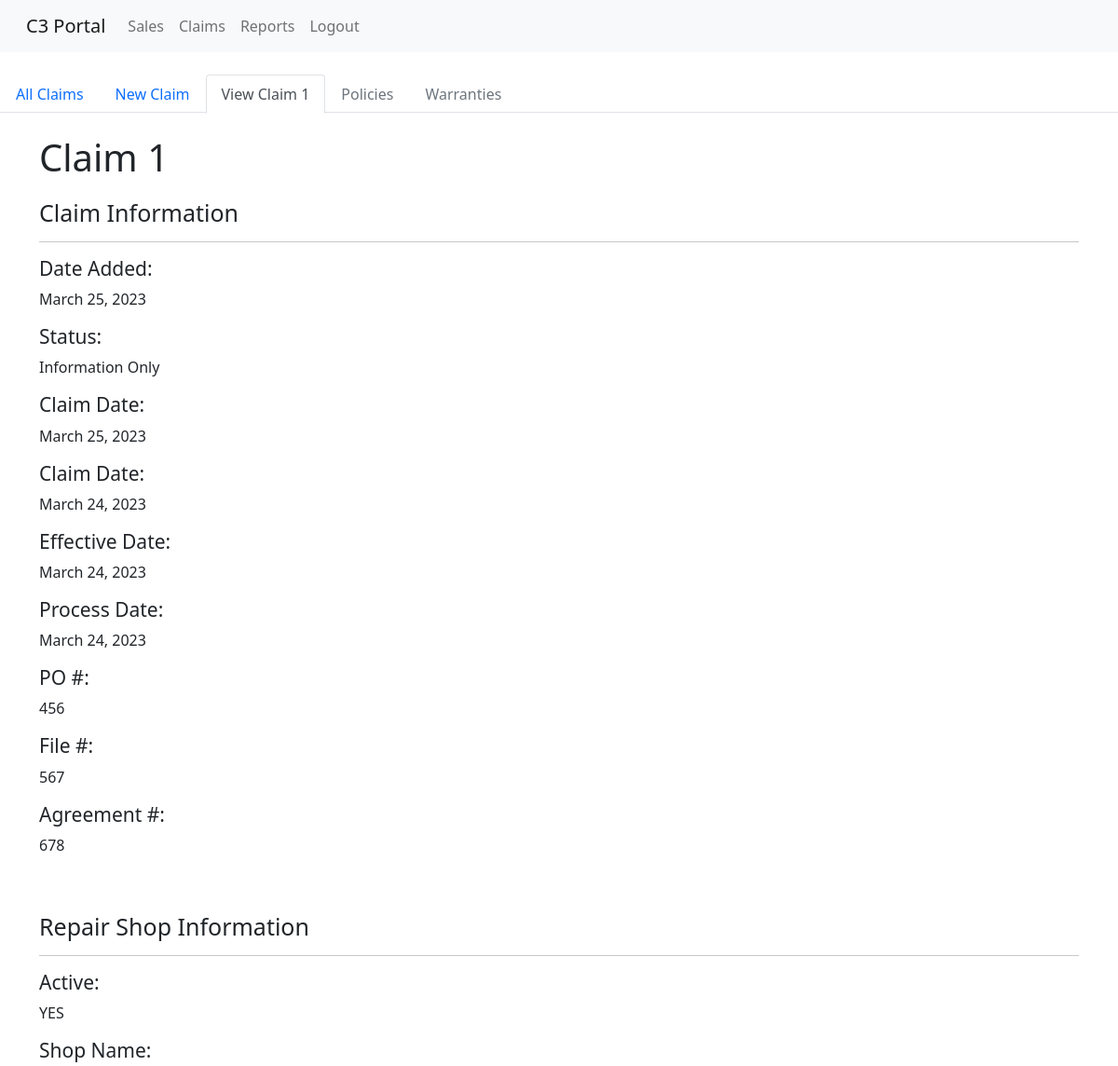
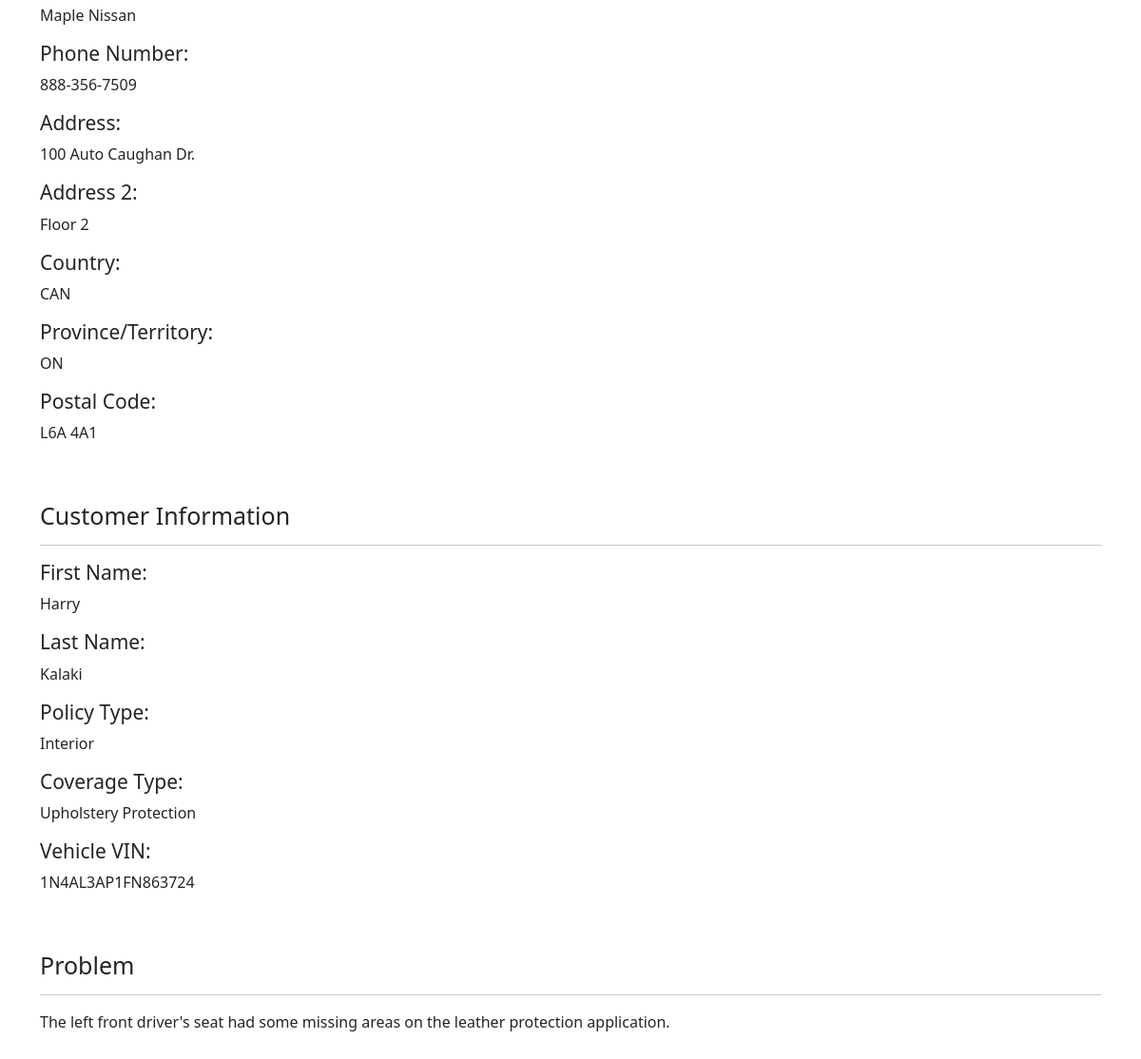
The app's page /viewclaim/1/ (signed in) with its own data (2 pictures, top to bottom).
### web_app/models.py (models this page shows, shortened)
class Claim(models.Model):
    claim_number = models.AutoField(primary_key=True, default=1)
    date_added = models.DateTimeField(auto_now_add=True)
    STATUS_CHOICES = [
        ('status_info', 'Information Only'),
        ('status_pending', 'Pending'),
        ('status_submitted', 'Submitted'),
        ('status_approved', 'Approved'),
        ('status_rejected', 'Rejected'),
        ('status_paid', 'Paid'),
    ]
    status = models.CharField(max_length=50, choices=STATUS_CHOICES, default='Information Only')
    claim_date = models.DateTimeField(blank=True, default=timezone.now)
    effective_date = models.DateTimeField(blank=True, default=timezone.now)
    process_date = models.DateTimeField(blank=True, default=timezone.now)
    po_num = models.CharField(max_length=200, default='N/A')
    file_num = models.CharField(max_length=200, default='N/A')
    agreement = models.CharField(max_length=200, default='N/A')
    claim_approvedby = models.CharField(max_length=50, blank=True)
    claim_approvedto = models.CharField(max_length=50, blank=True)
    claim_approved_date = models.DateTimeField(blank=True, null=True, default='')
    claim_rejectedby = models.CharField(max_length=50, blank=True)
    claim_rejection_date = models.DateTimeField(blank=True, null=True, default='')
    claim_rejection_reason = models.CharField(max_length=1000, blank=True)
    shop_active = models.BooleanField(default=False)
    shop_name = models.CharField(max_length=200, default='N/A')
    shop_phone = models.CharField(max_length=12, default='123-456-7890')
    shop_contact = models.CharField(max_length=200, blank=True)
    shop_email = models.EmailField(blank=True)
    shop_address = models.CharField(max_length=200, default='1234 Main St')
    shop_address2 = models.CharField(max_length=200, blank=True)
    COUNTRY_CHOICES = [
        ('CAN', 'Canada'),
    ]
    shop_country = models.CharField(max_length=50, choices=COUNTRY_CHOICES, default='CAN')
    PROVINCE_CHOICES = [
        ('AB', 'Alberta'),
        ('BC', 'British Columbia'),
        ('MB', 'Manitoba'),
        ('NB', 'New Brunswick'),
        ('NL', 'Newfoundland and Labrador'),
        ('NT', 'Northwest Territories'),
        ('NS', 'Nova Scotia'),
        ('NU', 'Nunavut'),
        ('ON', 'Ontario'),
        ('PE', 'Prince Edward Island'),
        ('QC', 'Quebec'),
        ('SK', 'Saskatchewan'),
        ('YT', 'Yukon'),
    ]
    shop_province = models.CharField(max_length=50, choices=PROVINCE_CHOICES, default='Ontario')
    shop_postalcode = models.CharField(max_length=7, default='A1A 1A1')
    cust_fname = models.CharField(max_length=30, default='N/A')
    cust_lname = models.CharField(max_length=30, default='N/A')
    policy_type = models.CharField(max_length=50, default='N/A')
    coverage_type = models.CharField(max_length=50, default='N/A')
    vin = models.CharField(max_length=30, default='JTHBP262495004947')
    claim_details = models.CharField(max_length=1000, blank=True)
    claim_estimate1 = models.DecimalField(max_digits=10, decimal_places=2, null=True, blank=True)
    claim_estimate2 = models.DecimalField(max_digits=10, decimal_places=2, null=True, blank=True)
    claim_req_amt = models.DecimalField(max_digits=10, decimal_places=2, null=True, blank=True)
    est_tier2 = models.BooleanField(default=False)
    claim_estimate3 = models.DecimalField(max_digits=10, decimal_places=2, null=True, blank=True)
    claim_estimate4 = models.DecimalField(max_digits=10, decimal_places=2, null=True, blank=True)
    claim_estimate5 = models.DecimalField(max_digits=10, decimal_places=2, null=True, blank=True)
    claim_amt_agreed = models.DecimalField(max_digits=10, decimal_places=2, null=True, blank=True)
    claim_deductible = models.DecimalField(max_digits=10, decimal_places=2, null=True, blank=True)
    claim_net_amt = models.DecimalField(max_digits=10, decimal_places=2, null=True, blank=True, default=0.00)
    cheque_num = models.CharField(max_length=50, blank=True)
    cheque_pay_to = models.CharField(max_length=50, blank=True)
    cheque_date = models.DateTimeField(blank=True, null=False, default='')
    cheque_amt = models.DecimalField(max_digits=10, decimal_places=2, null=True, blank=True)

### web_app/views.py (the view)
# urls.py: path('viewclaim/<int:claim_number>/', views.viewclaim, name='viewclaim'),
@login_required
@permission_required("web_app.view_claim")
def viewclaim(request, claim_number):
    singleClaim = get_object_or_404(Claim, claim_number=claim_number)
    context = {'viewclaim': singleClaim}
    return render(request, 'web_app/viewclaim.html', context)

### web_app/templates/web_app/viewclaim.html (shortened to what this page needs)
{% extends 'web_app/base.html' %}
{% block content %}
<br>
  <ul class="nav nav-tabs">
    <li class="nav-item" role="presentation">
      <a class="nav-link" href="{% url 'web_app:claims'%}">All Claims</a>
    </li>
    <li class="nav-item" role="presentation">
      <a class="nav-link" href="{% url 'web_app:newclaim'%}">New Claim</a>
    </li>
    <li class="nav-item" role="presentation">
        <a class="nav-link active" href="{% url 'web_app:viewclaim' viewclaim.claim_number %}">View Claim {{ viewclaim.claim_number }}</a>
    </li>
    <li class="nav-item" role="presentation">
      <a class="nav-link disabled" href="Policies">Policies</a>
    </li>
    <li class="nav-item" role="presentation">
      <a class="nav-link disabled" href="Warranties">Warranties</a>
    </li>
  </ul>
  <br>
  <div class="container">
    <h1>Claim {{ viewclaim.claim_number }}</h1>
    <h2 style="font-size: 25px; margin-top: 20px;">Claim Information</h2>
    <hr>
        <h3 style="font-size: 21px;">Date Added:</h3>
        <p>{{ viewclaim.date_added|date:"F j, Y" }}</p>
        <h3 style="font-size: 21px;">Status:</h3>
        {% if viewclaim.status == "status_rejected" %}
        <p style="color: red">{{ viewclaim.get_status_display }}</p>
        {% elif viewclaim.status == "status_paid" %}
        <p style="color: green">{{ viewclaim.get_status_display }}</p>
        {% else %}
            <p>{{ viewclaim.get_status_display }}</p>
        {% endif %}
        <h3 style="font-size: 21px;">Claim Date:</h3>
        <p>{{ viewclaim.date_added|date:"F j, Y" }}</p>
        <h3 style="font-size: 21px;">Claim Date:</h3>
        <p>{{ viewclaim.claim_date|date:"F j, Y" }}</p>
        <h3 style="font-size: 21px;">Effective Date:</h3>
        <p>{{ viewclaim.effective_date|date:"F j, Y" }}</p>
        <h3 style="font-size: 21px;">Process Date:</h3>
        <p>{{ viewclaim.process_date|date:"F j, Y" }}</p>
        <h3 style="font-size: 21px;">PO #:</h3>
        <p>{{ viewclaim.po_num }}</td>
        <h3 style="font-size: 21px;">File #:</h3>
        <p>{{ viewclaim.file_num }}</p>
        <h3 style="font-size: 21px;">Agreement #:</h3>
        <p>{{ viewclaim.agreement }}</p>
        <br>
        <h2 style="font-size: 25px; margin-top: 20px;">Repair Shop Information</h2>
        <hr>
        <h3 style="font-size: 21px;">Active:</h3>
        <p>{% if viewclaim.shop_active %}YES{% else %}NO{% endif %}</p>
        <h3 style="font-size: 21px;">Shop Name:</h3>
        <p>{{ viewclaim.shop_name }}</p>
        <h3 style="font-size: 21px;">Phone Number:</h3>
        <p>{{ viewclaim.shop_phone }}</p>
        <h3 style="font-size: 21px;">Address:</h3>
        <p>{{ viewclaim.shop_address }}</p>
        <p>{% if viewclaim.shop_address2 == "" %}{% else %}<h3 style="font-size: 21px;">Address 2:</h3>{{ viewclaim.shop_address2|default:" " }}{% endif %}</p>
        <h3 style="font-size: 21px;">Country:</h3>
        <p>{{ viewclaim.shop_country }}</p>
        <h3 style="font-size: 21px;">Province/Territory:</h3>
        <p>{{ viewclaim.shop_province }}</p>
        <h3 style="font-size: 21px;">Postal Code:</h3>
        <p>{{ viewclaim.shop_postalcode }}</p>
        <br>
        <h2 style="font-size: 25px; margin-top: 20px;">Customer Information</h2>
        <hr>
        <h3 style="font-size: 21px;">First Name:</h3>
        <p>{{ viewclaim.cust_fname }}</p>
        <h3 style="font-size: 21px;">Last Name:</h3>
        <p>{{ viewclaim.cust_lname }}</p>
        <h3 style="font-size: 21px;">Policy Type:</h3>
        <p>{{ viewclaim.policy_type }}</p>
        <h3 style="font-size: 21px;">Coverage Type:</h3>
        <p>{{ viewclaim.coverage_type }}</p>
        <h3 style="font-size: 21px;">Vehicle VIN:</h3>
        <p>{{ viewclaim.vin }}</p>
        <br>
        <h2 style="font-size: 25px; margin-top: 20px;">Problem</h2>
        <hr>
        <p>{{ viewclaim.claim_details }}</td>
        <br>
        <br>
        <br>
</div>
{% endblock %}

### records on screen
Claim: claim_number "1", date_added "March 25, 2023", status "Information Only", claim_date "March 24, 2023", effective_date "March 24, 2023", process_date "March 24, 2023", po_num "456", file_num "567", agreement "678", shop_name "Maple Nissan", shop_phone "888-356-7509", shop_address "100 Auto Caughan Dr.", shop_address2 "Floor 2", shop_country "CAN", shop_province "ON", shop_postalcode "L6A 4A1", cust_fname "Harry", cust_lname "Kalaki", policy_type "Interior", coverage_type "Upholstery Protection", vin "1N4AL3AP1FN863724", claim_details "The left front driver's seat had some missing areas on the leather protection application."
